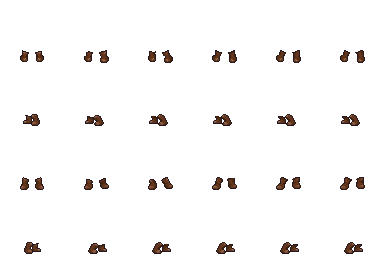
#> input picture assets/armor/zone1/feet/wasteland_boots.png, 384 x 256 px
$ python -i normalize_forge_icons.py   (imports and definitions only)
#> lines starting #> are read from the running program, lines starting #| are printed output that depends on the picture
#!/usr/bin/env python3
"""
Normalize Forge Icons - Standardize all forge icons to 64x64 with optional smoothing.

Usage:
    python normalize_forge_icons.py [--smooth] [--preview]

Options:
    --smooth   Apply edge smoothing to reduce pixelation
    --preview  Show before/after preview without saving
    --backup   Create backup of originals before processing
"""

import os
import sys
import shutil
from pathlib import Path

try:
    from PIL import Image, ImageFilter
except ImportError:
    print("ERROR: Pillow not installed. Run: pip install Pillow")
    sys.exit(1)

# Configuration
TARGET_SIZE = (64, 64)
SCRIPT_DIR = Path(__file__).parent
PROJECT_ROOT = SCRIPT_DIR.parent
BACKUP_DIR = PROJECT_ROOT / "assets" / "icons" / "_backup_originals"

# Folders to process
ICON_FOLDERS = [
    PROJECT_ROOT / "assets" / "icons" / "enhanced" / "forged" / "armor",
    PROJECT_ROOT / "assets" / "icons" / "enhanced" / "forged" / "weapons",
    PROJECT_ROOT / "assets" / "icons" / "enhanced" / "forged" / "accessories",
    PROJECT_ROOT / "assets" / "icons" / "enhanced" / "forged" / "capes",
    PROJECT_ROOT / "assets" / "icons" / "enhanced" / "forged" / "shields",
    PROJECT_ROOT / "assets" / "icons" / "forged" / "armor",
    PROJECT_ROOT / "assets" / "icons" / "forged" / "weapons",
    PROJECT_ROOT / "assets" / "icons" / "forged" / "accessories",
    PROJECT_ROOT / "assets" / "icons" / "forged" / "capes",
    PROJECT_ROOT / "assets" / "icons" / "forged" / "shields",
]


# [72 lines left out: functions smooth_icon, process_icon, not called in this run]


def preview_icon(filepath: Path, apply_smooth: bool = False):
    """Show before/after preview of an icon."""
#> called with apply_smooth = False
    try:
        original = Image.open(filepath)
#> original is the input picture: PIL image 384x256 RGBA; mean R, G, B, A 2.9, 1.7, 1.2, 9.8

        # Process copy
        processed = original.copy()
        if processed.mode != 'RGBA':
            processed = processed.convert('RGBA')

        if processed.size != TARGET_SIZE:
            processed = processed.resize(TARGET_SIZE, Image.LANCZOS)
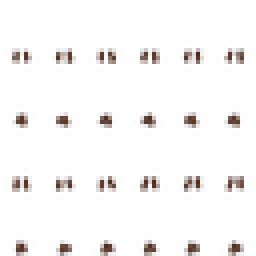
#> processed: PIL image 64x64 RGBA (shown 4 times larger); mean R, G, B, A 10.8, 5.7, 3.6, 10.5; transparent parts drawn white

        if apply_smooth:
            processed = smooth_icon(processed)

        # Scale both up for preview
        preview_size = (256, 256)
        original_preview = original.resize(preview_size, Image.NEAREST)
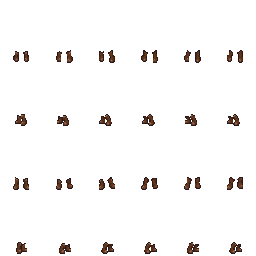
#> original_preview: PIL image 256x256 RGBA; mean R, G, B, A 2.9, 1.7, 1.2, 9.8; transparent parts drawn white
        processed_preview = processed.resize(preview_size, Image.NEAREST)

        # Create side-by-side
        combined = Image.new('RGBA', (preview_size[0] * 2 + 20, preview_size[1] + 40), (40, 40, 40, 255))
        combined.paste(original_preview, (0, 40))
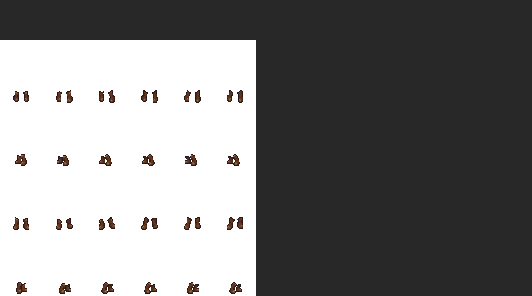
#> combined: PIL image 532x296 RGBA; mean R, G, B, A 24.5, 24.1, 23.8, 153; transparent parts drawn white
        combined.paste(processed_preview, (preview_size[0] + 20, 40))
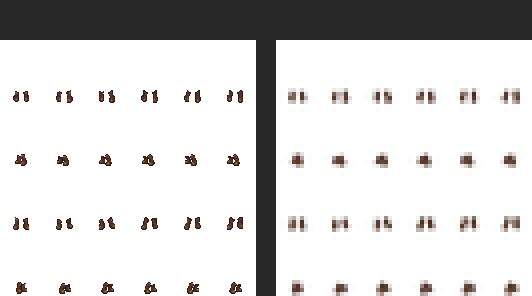
#> combined: PIL image 532x296 RGBA; mean R, G, B, A 12.4, 9.8, 8.7, 51.2; transparent parts drawn white

        # Add labels (requires PIL ImageDraw)
        try:
            from PIL import ImageDraw
            draw = ImageDraw.Draw(combined)
            draw.text((10, 10), f"Original ({original.size[0]}x{original.size[1]})", fill=(255, 255, 255))
            draw.text((preview_size[0] + 30, 10), f"Processed (64x64)", fill=(255, 255, 255))
        except:
            pass

        combined.show()
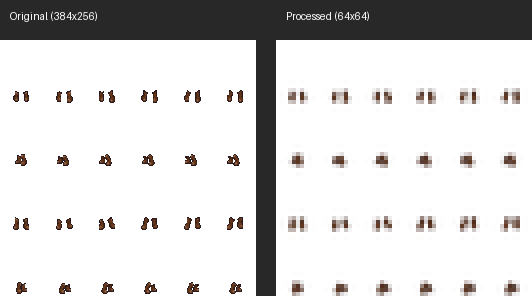
#> shown: PIL image 532x296 RGBA; mean R, G, B, A 13, 10.3, 9.3, 51.2; transparent parts drawn white
        return True

    except Exception as e:
        print(f"Preview error: {e}")
        return False


# [77 lines left out: function main, not called in this run]


# [2 lines not run here, left out]

>>> result = preview_icon('../assets/armor/zone1/feet/wasteland_boots.png')
